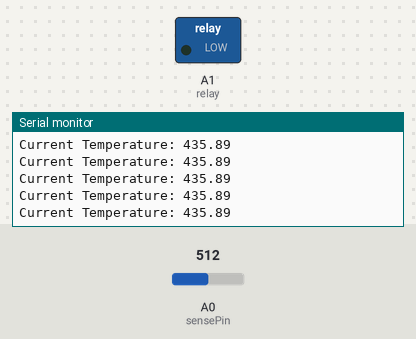
The sketch below on a simulated Arduino Uno, built with avr-gcc and run on an emulated ATmega328P. Parts: switched loads named in the sketch (green lamp = pin HIGH), the last lines printed to the serial monitor. The inputs (shaded band) are chosen by the test bench; at power-on: A0 (sensePin) = 512.

Above: at 1.2 s.
1.3 s: A0 (sensePin) set to 181
At 2.2 s:
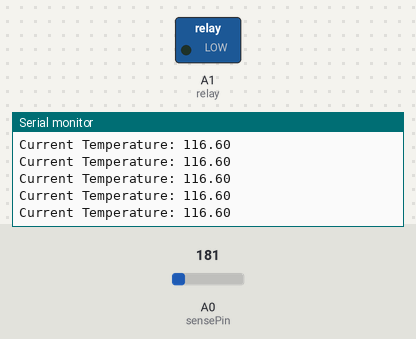
4.3 s: A0 (sensePin) set to 152
At 4.8 s:
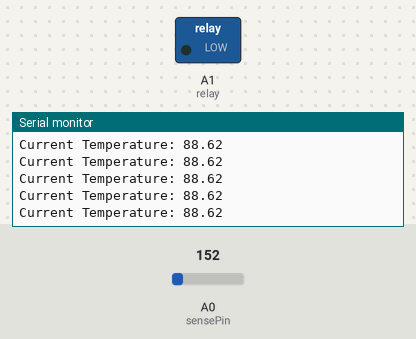
Timing chart, 0 to 7.3 s (numbered marks = the images above; inputs shaded):
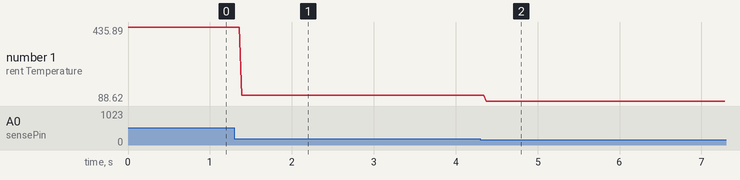

The sketch:

tempControlledRelay_2.ino
```cpp
#include <OneWire.h>
#include <DallasTemperature.h>

int sensePin = A0;     //This is the Arduino Pin that will read the sensor output
int sensorInput;       //The variable we will use to store the sensor input
double temp;           //The variable we will use to store temperature in degrees.
const int relay = A1;  //Relay switch pin

void setup() {
  // put your setup code here, to run once:
  Serial.begin(9600); //Start the Serial Port at 9600 baud (default)

}
void loop() {
  // initialize digital pin A1 as an output.
  pinMode(relay, OUTPUT);

  // put your main code here, to run repeatedly:
  sensorInput = analogRead(A0);    //read the analog sensor and store it
  temp = (double)sensorInput / 933;       //find percentage of input reading
  temp = temp * 5;                 //multiply by 5V to get voltage
  temp = temp - 0.5;               //Subtract the offset
  temp = temp * 100;               //Convert to degrees
  temp= (temp * 1.8) + 32;         //Convert to F

  //Control statement for fanRelay Switch
  if (((temp > 77) && (temp <= 78)) || (temp > 79 && temp <= 82))
  {
    delay(10000); //delay 10 seconds
    if ( temp <= 74 || temp > 80)
    {
      return;
    }
    digitalWrite(relay, HIGH);
    delay(300000); //delay for 5min - 1000ms = 1s
  }
  else
  {
    digitalWrite(relay, LOW);
  }


  Serial.print("Current Temperature: ");
  Serial.println(temp);
}
```

Measured:
- after the input at 1.3 s, the serial monitor: prints a new line after 0.09 s (image 1)
- after the input at 4.3 s, the serial monitor: prints a new line after 0.07 s (image 2)
- plotted number 1: 435.89 → 116.6 after the input at 1.3 s, 116.6 → 88.62 after the input at 4.3 s
